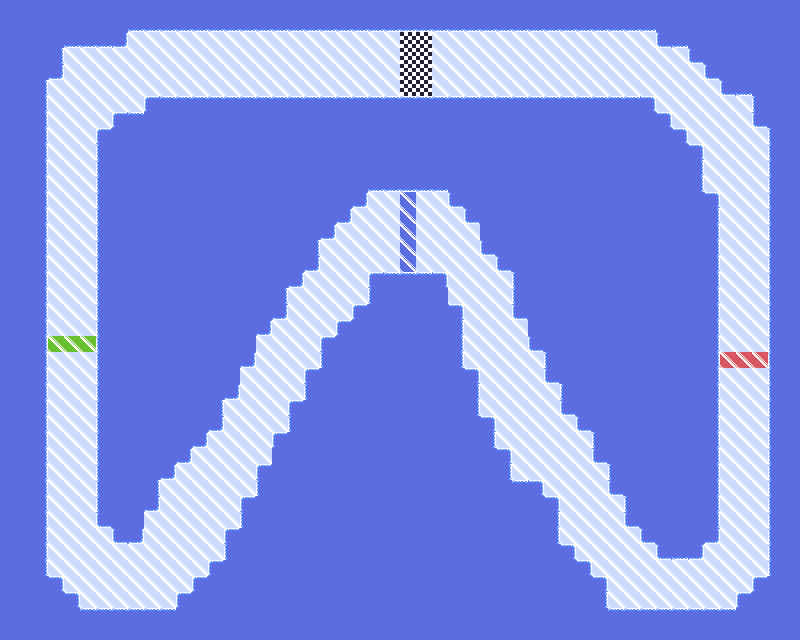

Rendered tile map (Tiled .tmx) drawn with the repository's tilesets; below, a short description and the full map source, tile grids included:
An orthogonal 50x40 tile map with 16x16 px tiles, 1 tile layer (Слой тайлов 1).

<map version="1.8" tiledversion="1.8.2" orientation="orthogonal" renderorder="right-down" width="50" height="40" tilewidth="16" tileheight="16" infinite="0" nextlayerid="2" nextobjectid="1">
 <tileset firstgid="1" source="set.tsx" />
 <layer id="1" name="Слой тайлов 1" width="50" height="40">
  <data encoding="csv">
6,6,6,6,6,6,6,6,6,6,6,6,6,6,6,6,6,6,6,6,6,6,6,6,6,6,6,6,6,6,6,6,6,6,6,6,6,6,6,6,6,6,6,6,6,6,6,6,6,6,
6,6,6,6,6,6,6,6,12,12,12,12,12,12,12,12,12,12,12,12,12,12,12,12,12,12,12,12,12,12,12,12,12,12,12,12,12,12,12,12,12,6,6,6,6,6,6,6,6,6,
6,6,6,6,12,12,12,1610612743,3,3,3,3,3,3,3,3,3,3,3,3,3,3,3,3,3,17,17,3,3,3,3,3,3,3,3,3,3,3,3,3,3,7,12,6,6,6,6,6,6,6,
6,6,6,1610612748,3,3,3,3,3,3,3,3,3,3,3,3,3,3,3,3,3,3,3,3,3,17,17,3,3,3,3,3,3,3,3,3,3,3,3,3,3,3,3,7,6,6,6,6,6,6,
6,6,6,1610612743,3,3,3,3,3,3,3,3,3,3,3,3,3,3,3,3,3,3,3,3,3,17,17,3,3,3,3,3,3,3,3,3,3,3,3,3,3,3,3,3,7,6,6,6,6,6,
6,6,1610612748,3,3,3,3,3,3,3,3,3,3,3,3,3,3,3,3,3,3,3,3,3,3,17,17,3,3,3,3,3,3,3,3,3,3,3,3,3,3,3,3,3,3,7,12,6,6,6,
6,6,1610612748,3,3,3,3,3,3,1073741831,1073741836,1073741836,1073741836,1073741836,1073741836,1073741836,1073741836,1073741836,1073741836,1073741836,1073741836,1073741836,1073741836,1073741836,1073741836,1073741836,1073741836,1073741836,1073741836,1073741836,1073741836,1073741836,1073741836,1073741836,1073741836,1073741836,1073741836,1073741836,1073741836,1073741836,3221225479,3,3,3,3,3,3,2684354572,6,6,
6,6,1610612748,3,3,3,3,1073741831,1073741836,6,6,6,6,6,6,6,6,6,6,6,6,6,6,6,6,6,6,6,6,6,6,6,6,6,6,6,6,6,6,6,6,3221225479,3,3,3,3,3,7,6,6,
6,6,1610612748,3,3,3,1073741831,6,6,6,6,6,6,6,6,6,6,6,6,6,6,6,6,6,6,6,6,6,6,6,6,6,6,6,6,6,6,6,6,6,6,6,3221225479,3,3,3,3,3,2684354572,6,
6,6,1610612748,3,3,3,2684354572,6,6,6,6,6,6,6,6,6,6,6,6,6,6,6,6,6,6,6,6,6,6,6,6,6,6,6,6,6,6,6,6,6,6,6,6,3221225479,3,3,3,3,2684354572,6,
6,6,1610612748,3,3,3,2684354572,6,6,6,6,6,6,6,6,6,6,6,6,6,6,6,6,6,6,6,6,6,6,6,6,6,6,6,6,6,6,6,6,6,6,6,6,1610612748,3,3,3,3,2684354572,6,
6,6,1610612748,3,3,3,2684354572,6,6,6,6,6,6,6,6,6,6,6,6,6,6,6,6,12,12,12,12,12,6,6,6,6,6,6,6,6,6,6,6,6,6,6,6,1610612748,3,3,3,3,2684354572,6,
6,6,1610612748,3,3,3,2684354572,6,6,6,6,6,6,6,6,6,6,6,6,6,6,6,1610612743,3,3,19,3,3,7,6,6,6,6,6,6,6,6,6,6,6,6,6,6,6,3221225479,3,3,3,2684354572,6,
6,6,1610612748,3,3,3,2684354572,6,6,6,6,6,6,6,6,6,6,6,6,6,6,1610612743,3,3,3,19,3,3,3,7,6,6,6,6,6,6,6,6,6,6,6,6,6,6,1610612748,3,3,3,2684354572,6,
6,6,1610612748,3,3,3,2684354572,6,6,6,6,6,6,6,6,6,6,6,6,6,1610612743,3,3,3,3,19,3,3,3,3,6,6,6,6,6,6,6,6,6,6,6,6,6,6,1610612748,3,3,3,2684354572,6,
6,6,1610612748,3,3,3,2684354572,6,6,6,6,6,6,6,6,6,6,6,6,1610612748,3,3,3,3,3,19,3,3,3,3,7,6,6,6,6,6,6,6,6,6,6,6,6,6,1610612748,3,3,3,2684354572,6,
6,6,1610612748,3,3,3,2684354572,6,6,6,6,6,6,6,6,6,6,6,6,1610612743,3,3,3,3,3,19,3,3,3,3,3,7,6,6,6,6,6,6,6,6,6,6,6,6,1610612748,3,3,3,2684354572,6,
6,6,1610612748,3,3,3,2684354572,6,6,6,6,6,6,6,6,6,6,6,1610612743,3,3,3,3,1073741831,1073741836,1073741836,1073741836,3221225479,3,3,3,3,2684354572,6,6,6,6,6,6,6,6,6,6,6,1610612748,3,3,3,2684354572,6,
6,6,1610612748,3,3,3,2684354572,6,6,6,6,6,6,6,6,6,6,1610612748,3,3,3,3,3,3758096396,6,6,6,6,3,3,3,3,2684354572,6,6,6,6,6,6,6,6,6,6,6,1610612748,3,3,3,2684354572,6,
6,6,1610612748,3,3,3,2684354572,6,6,6,6,6,6,6,6,6,6,1610612743,3,3,3,3,1073741831,6,6,6,6,6,3221225479,3,3,3,7,6,6,6,6,6,6,6,6,6,6,6,1610612748,3,3,3,2684354572,6,
6,6,1610612748,3,3,3,2684354572,6,6,6,6,6,6,6,6,6,1610612743,3,3,3,3,1073741831,6,6,6,6,6,6,1610612748,3,3,3,3,6,6,6,6,6,6,6,6,6,6,6,1610612748,3,3,3,2684354572,6,
6,6,1610612748,18,18,18,2684354572,6,6,6,6,6,6,6,6,6,3,3,3,3,1073741831,6,6,6,6,6,6,6,1610612748,3,3,3,3,7,6,6,6,6,6,6,6,6,6,6,1610612748,3,3,3,2684354572,6,
6,6,1610612748,3,3,3,2684354572,6,6,6,6,6,6,6,6,1610612743,3,3,3,3,2684354572,6,6,6,6,6,6,6,1610612748,3,3,3,3,3,2684354572,6,6,6,6,6,6,6,6,6,1610612748,20,20,20,2684354572,6,
6,6,1610612748,3,3,3,2684354572,6,6,6,6,6,6,6,6,3,3,3,3,1073741831,6,6,6,6,6,6,6,6,6,3221225479,3,3,3,3,7,6,6,6,6,6,6,6,6,6,1610612748,3,3,3,2684354572,6,
6,6,1610612748,3,3,3,2684354572,6,6,6,6,6,6,6,1610612743,3,3,3,3,2684354572,6,6,6,6,6,6,6,6,6,1610612748,3,3,3,3,3,3758096396,6,6,6,6,6,6,6,6,1610612748,3,3,3,2684354572,6,
6,6,1610612748,3,3,3,2684354572,6,6,6,6,6,6,1610612748,3,3,3,3,1073741831,6,6,6,6,6,6,6,6,6,6,1610612748,3,3,3,3,3,7,6,6,6,6,6,6,6,6,1610612748,3,3,3,2684354572,6,
6,6,1610612748,3,3,3,2684354572,6,6,6,6,6,6,1610612743,3,3,3,3,2684354572,6,6,6,6,6,6,6,6,6,6,6,3221225479,3,3,3,3,3,7,6,6,6,6,6,6,6,1610612748,3,3,3,2684354572,6,
6,6,1610612748,3,3,3,2684354572,6,6,6,6,6,1610612743,3,3,3,3,1073741831,6,6,6,6,6,6,6,6,6,6,6,6,1610612748,3,3,3,3,3,3,2684354572,6,6,6,6,6,6,1610612748,3,3,3,2684354572,6,
6,6,1610612748,3,3,3,2684354572,6,6,6,6,1610612743,3,3,3,3,3,6,6,6,6,6,6,6,6,6,6,6,6,6,6,3221225479,3,3,3,3,3,7,6,6,6,6,6,6,1610612748,3,3,3,2684354572,6,
6,6,1610612748,3,3,3,2684354572,6,6,6,1610612743,3,3,3,3,3,1073741831,6,6,6,6,6,6,6,6,6,6,6,6,6,6,1610612748,3,3,3,3,3,3,2684354572,6,6,6,6,6,1610612748,3,3,3,2684354572,6,
6,6,1610612748,3,3,3,2684354572,6,6,1610612748,3,3,3,3,3,3,2684354572,6,6,6,6,6,6,6,6,6,6,6,6,6,6,6,1073741836,3221225479,3,3,3,3,7,6,6,6,6,6,1610612748,3,3,3,2684354572,6,
6,6,1610612748,3,3,3,2684354572,6,6,1610612743,3,3,3,3,3,1073741831,6,6,6,6,6,6,6,6,6,6,6,6,6,6,6,6,6,6,3221225479,3,3,3,3,2684354572,6,6,6,6,1610612748,3,3,3,2684354572,6,
6,6,1610612748,3,3,3,7,6,6,3,3,3,3,3,3,2684354572,6,6,6,6,6,6,6,6,6,6,6,6,6,6,6,6,6,6,1610612748,3,3,3,3,7,6,6,6,6,1610612748,3,3,3,2684354572,6,
6,6,1610612748,3,3,3,3,7,1610612743,3,3,3,3,3,1073741831,6,6,6,6,6,6,6,6,6,6,6,6,6,6,6,6,6,6,6,1610612748,3,3,3,3,3,7,6,6,6,2147483655,3,3,3,2684354572,6,
6,6,1610612748,3,3,3,3,3,3,3,3,3,3,3,2684354572,6,6,6,6,6,6,6,6,6,6,6,6,6,6,6,6,6,6,6,6,3221225479,3,3,3,3,3,7,12,2147483655,3,3,3,3,2684354572,6,
6,6,1610612748,3,3,3,3,3,3,3,3,3,3,1073741831,6,6,6,6,6,6,6,6,6,6,6,6,6,6,6,6,6,6,6,6,6,6,3221225479,3,3,3,3,3,3,3,3,3,3,3,2684354572,6,
6,6,6,3221225479,3,3,3,3,3,3,3,3,1073741831,6,6,6,6,6,6,6,6,6,6,6,6,6,6,6,6,6,6,6,6,6,6,6,6,3221225479,3,3,3,3,3,3,3,3,3,1073741831,6,6,
6,6,6,6,3221225479,3,3,3,3,3,3,1073741831,6,6,6,6,6,6,6,6,6,6,6,6,6,6,6,6,6,6,6,6,6,6,6,6,6,1610612748,3,3,3,3,3,3,3,3,1073741831,6,6,6,
6,6,6,6,6,1073741836,1073741836,1073741836,1073741836,1073741836,1073741836,6,6,6,6,6,6,6,6,6,6,6,6,6,6,6,6,6,6,6,6,6,6,6,6,6,6,6,1073741836,1073741836,1073741836,1073741836,1073741836,1073741836,1073741836,1073741836,6,6,6,6,
6,6,6,6,6,6,6,6,6,6,6,6,6,6,6,6,6,6,6,6,6,6,6,6,6,6,6,6,6,6,6,6,6,6,6,6,6,6,6,6,6,6,6,6,6,6,6,6,6,6
</data>
 </layer>
</map>